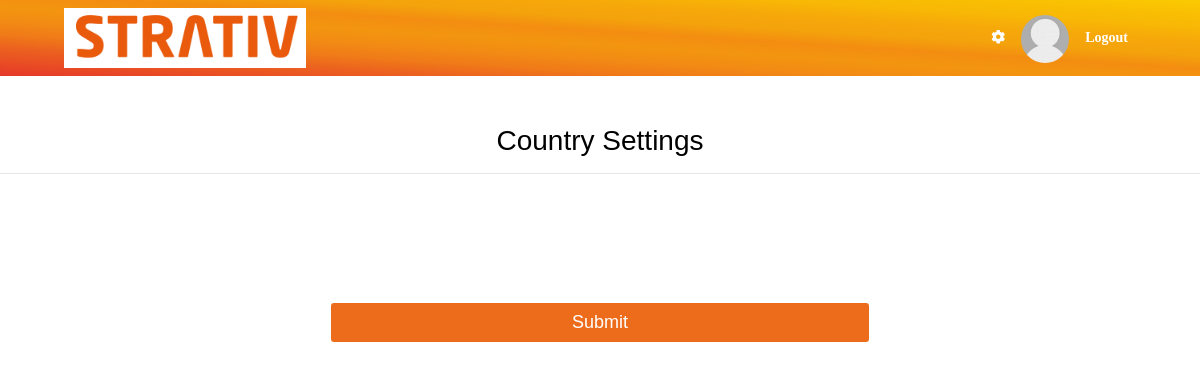
/country (signed in), run on an earlier commit of the app's database.
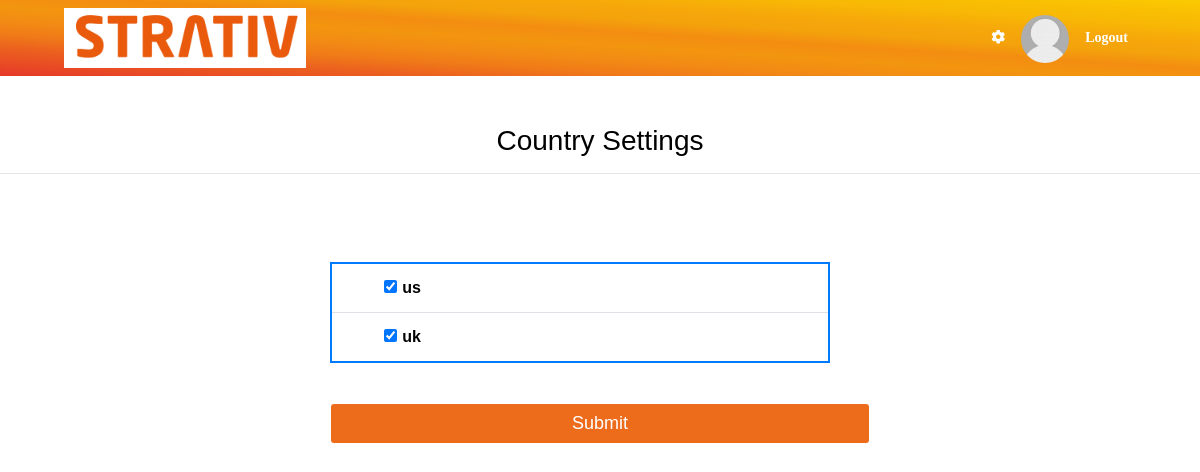
And on a later commit of the database.
### NewsFeed/models.py (models this page shows)
class Countries(models.Model):
    countryName= models.CharField(max_length=100)
    created = models.DateTimeField(auto_now_add=True)

### NewsFeed/views.py (the view, shortened to what this page needs)
# urls.py: path("country", views.usercountry, name="country"),
def usercountry(request):
    userallcountries = Mapper.objects.filter(user=request.user, itemName="Country").values_list('selecteddata',
                                                                                                flat=True)
    all_countries = Countries.objects.all()
    return render(request, "NewsFeed/countrysettings.html",
                  {'allcountries': all_countries, 'userallcountries': userallcountries})

### NewsFeed/templates/NewsFeed/countrysettings.html (shortened to what this page needs)
{% extends "NewsFeed/layouts/base.html" %}
{% load static %}
{% block content %}
<br />
<br />
<div class="peb-section-header text-center">
    <h3 class="text-white" style="color:black!important">Country Settings</h3>
    <hr>
</div>
<br />
<br />
<form action="{% url 'country' %}" method="POST">
  <div class="container">
    <div class="row">
        <div class="col-lg-3 col-md-5">
        </div>
        <div class="col-lg-6 col-md-2">
          <div class="form-horizontal" >
            <br />
          <table class="table" style="width:500px!important; border:2px solid #007bff!important">
  {% for country in allcountries %}
  <tr>
      <td style="width:50px;padding-right:5px!important;text-align:right">
        {% if country.countryName in userallcountries %}
        <input type="checkbox"  name="selectedcountries" id="option{{country.id}}" value={{country.countryName}} checked />
        {% else %}
        <input type="checkbox" name="selectedcountries" id="option{{country.id}}" value={{country.countryName}} />
        {% endif  %}
      </td>
      <td style="width:300px!important;text-align:left;margin:20px!important;padding-left:0!important;color:black!important">
        <b>{{country.countryName}}</b>
      </td>
  </tr>
  {% endfor %}
          </table>
        </div>
      </div>
      <div class="col-lg-3 col-md-5">
      </div>
  </div>
  </div>
<div class="container">
  <div class="row">
      <div class="col-lg-3 col-md-5">
      </div>
      <div class="col-lg-6 col-md-2">
          <div class="form-horizontal" >
              <br />
              <div class="form-group" >
                  <div class="form-group has-feedback" >
                      <input type="submit" id="originalbutton" name="originalbutton" value="Submit" class="btn btn-default form-control text-box single-line" style="background-color:#ED6C1C !important;color:white;font-size:18px"  />
                  </div>
              </div>
          </div>
      </div>
      <div class="col-lg-3 col-md-5">
      </div>
  </div>
</div>
</form>
{% endblock %}

### NewsFeed/templates/NewsFeed/layouts/base.html (shortened to what this page needs)
{% load static %}
<!doctype html>
<html lang="en">
  <head>
    <link rel="stylesheet" href="https://stackpath.bootstrapcdn.com/bootstrap/4.5.2/css/bootstrap.min.css">
	<link rel="stylesheet" href="https://use.fontawesome.com/releases/v5.7.0/css/all.css">
		<link rel="stylesheet" type="text/css" href="{% static 'css/util.css' %}">
		<link rel="stylesheet" type="text/css" href="{% static 'css/main.css' %}">
  </head>
  <body>
    <nav class="navbar navbar-expand-lg navbar-dark bg-primary">
	  <a class="navbar-brand ml-5" href="#">
		<img src="{% static 'img/logo.png' %}" width="40%" height="40%" alt="" loading="lazy">
	  </a>
	  <div class="collapse navbar-collapse mr-5" id="navbarSupportedContent">
		<ul class="navbar-nav ml-auto">
			<li class="nav-item dropdown">
                    <a class="nav-link nav-item-text" href="#" id="lnkLogOut" role="button" data-toggle="dropdown" aria-haspopup="true" aria-expanded="false"><i class="fas fa-cog"></i></a>
                </li>
		  <li class="nav-item active">
			<a class="nav-link" href="#">
			<img src="{% static 'img/avatar.jpg' %}" alt="Avatar" class="avatar">
			</a>
		  </li>
		  <li class="nav-item">
			<a class="nav-link nav-item-text" href="{% url 'logout'%}">Logout</a>
		  </li>
		</ul>
	  </div>
	</nav>
	   {% block content%}
    {% endblock %}
  </body>
</html>

### NewsFeed/static/css/main.css (style rules this page uses)
* { margin: 0px; padding: 0px; box-sizing: border-box; }
body, html { height: 100%; font-family: Ubuntu-Regular, sans-serif; }
a { font-family: Ubuntu-Regular; font-size: 14px; line-height: 1.7; color: #666666; margin: 0px; transition: all 0.4s; -webkit-transition: all 0.4s; -o-transition: all 0.4s; -moz-transition: all 0.4s; }
h1,h2,h3,h4,h5,h6 { margin: 0px; }
ul, li { margin: 0px; list-style-type: none; }
input { outline: none; border: none; }
.navbar { background-image: linear-gradient(to right top, #E5382A, #E94D24, #EB601F, #F07A18, #F28B14, #F3950F, #F38D11, #F4A30B, #F6A80A, #F8B705, #F9BF03, #FBCA01); }
.avatar { width: 48px; height: 48px; border-radius: 50%; }
.nav-item-text { color: #FFFFFF !important; font-weight: bold; }
.navbar-brand { padding: 0; }
.navbar-nav .nav-link { padding-top: 0; padding-bottom: 0; height: 50px; line-height: 50px; }

### NewsFeed/templates/NewsFeed/countrysettings.html (style rules this page uses)
table, tr, th, td { text-align: center; }
table { border-left: 1px solid #dee2e6; border-right: 1px solid #dee2e6; border-bottom: 1px solid #dee2e6; }
td { color: white; }

What changed in the data, as far as the page shows it:
added Countries: countryName "us"
added Countries: countryName "uk"
